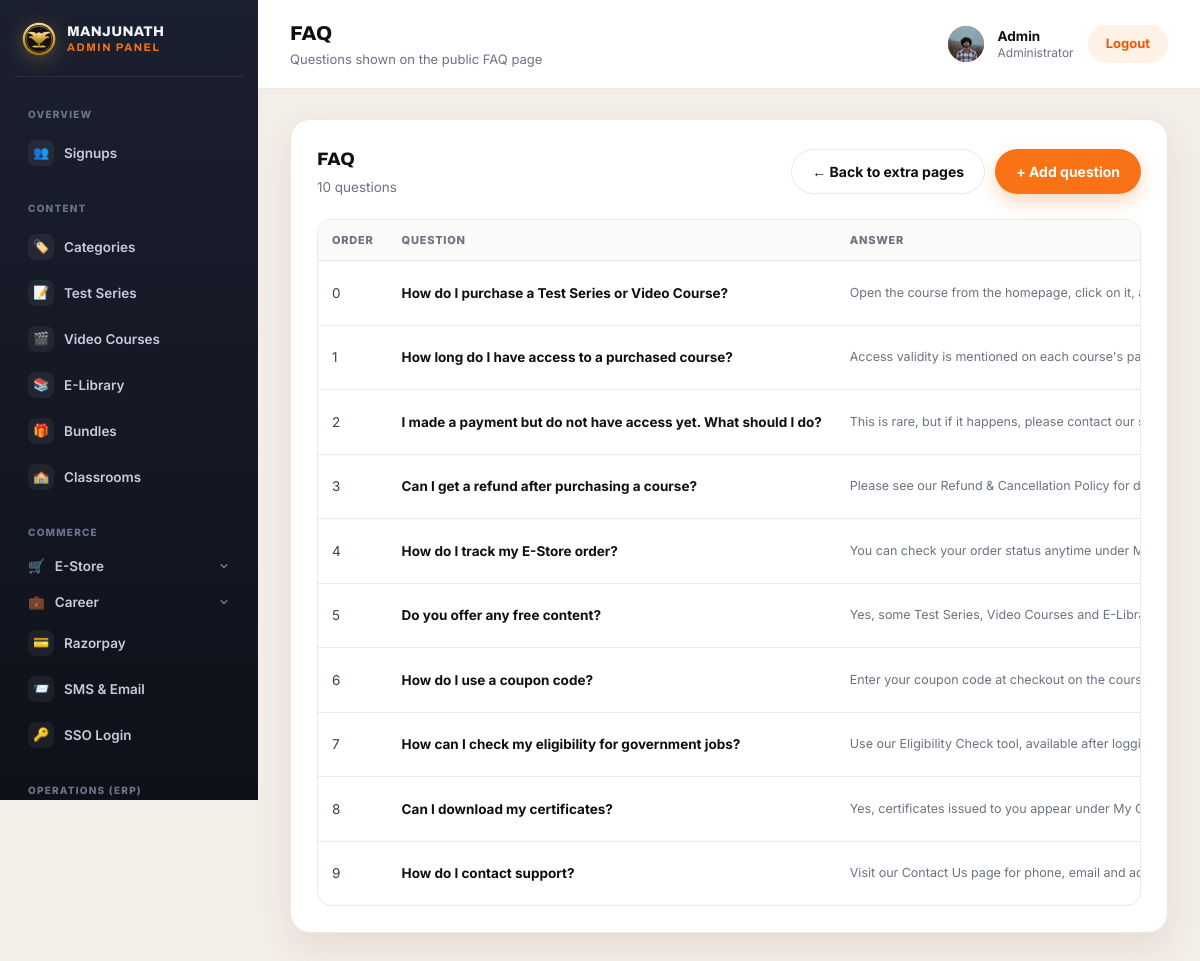
Page /panel/customization/faq/ (signed in) on the committed database.
### myapp/models.py (models this page shows, shortened)
class CustomUser(AbstractBaseUser, PermissionsMixin):
    GENDER_CHOICES = [
        ('male', 'Male'),
        ('female', 'Female'),
        ('other', 'Other'),
    ]
    name = models.CharField(max_length=150)
    email = models.EmailField(unique=True)
    number = models.CharField(max_length=15)
    age = models.PositiveIntegerField(null=True, blank=True)
    gender = models.CharField(max_length=10, choices=GENDER_CHOICES, blank=True)
    state = models.CharField(max_length=100, blank=True)
    city = models.CharField(max_length=100, blank=True)
    profile_picture = models.ImageField(upload_to='profile_pictures/', blank=True, null=True)
    is_active = models.BooleanField(default=True)
    is_staff = models.BooleanField(default=False)
    date_joined = models.DateTimeField(auto_now_add=True)
    objects = CustomUserManager()
    USERNAME_FIELD = 'email'
    REQUIRED_FIELDS = ['name', 'number']

class FAQItem(models.Model):
    question = models.CharField(max_length=255)
    answer = models.TextField()
    order = models.PositiveIntegerField(default=0, help_text='Lower numbers show first')
    is_active = models.BooleanField(default=True)
    created_at = models.DateTimeField(auto_now_add=True)
    class Meta:
        ordering = ['order', 'id']

### myapp/views.py (the view)
# urls.py: path('panel/customization/faq/', views.panel_faq_list, name='panel_faq_list'),
@login_required(login_url='login')
@user_passes_test(_is_staff, login_url='login')
def panel_faq_list(request):
    faqs = FAQItem.objects.all()
    return render(request, 'myapp/panel/faq_list.html', {'faqs': faqs})

### myapp/context_processors.py (called while the page is built)
def site_settings(request):
    return {
        'site_settings': SiteSettings.load(),
        'top_notifications': Notification.objects.filter(is_active=True),
        'chatbot_settings': ChatbotSettings.load(),
        'chatbot_questions': ChatbotQuestion.objects.filter(is_active=True),
        'hero': HeroSection.load(),
        'daily_current_card': DailyUpdateCard.load(DailyUpdateCard.CURRENT_AFFAIRS),
        'daily_news_card': DailyUpdateCard.load(DailyUpdateCard.DAILY_NEWS),
        'pwa_settings': PWASettings.load(),
        'sso_settings': SSOSettings.load(),
    }

### myapp/models.py (called while the page is built)
    @classmethod
    def load(cls):
        obj, _ = cls.objects.get_or_create(pk=1)
        return obj

    @classmethod
    def load(cls):
        obj, _ = cls.objects.get_or_create(pk=1)
        return obj

    @classmethod
    def load(cls):
        obj, _ = cls.objects.get_or_create(pk=1)
        return obj

    @classmethod
    def load(cls, key):
        obj, _ = cls.objects.get_or_create(key=key, defaults={'key': key, **cls.DEFAULTS[key]})
        return obj

    @classmethod
    def load(cls):
        obj, _ = cls.objects.get_or_create(pk=1)
        return obj

    @classmethod
    def load(cls):
        obj, _ = cls.objects.get_or_create(pk=1)
        return obj

### myapp/views.py (called while the page is built)
def _is_staff(user):
    return user.is_authenticated and user.is_staff

### myapp/templates/myapp/panel/faq_list.html (shortened to what this page needs)
{% extends "myapp/panel/base.html" %}
{% block page_title %}FAQ{% endblock %}
{% block page_sub %}Questions shown on the public FAQ page{% endblock %}
{% block content %}
<div class="panel-card">
  <div class="panel-card-head">
    <div>
      <h2>FAQ</h2>
      <p>{{ faqs|length }} question{{ faqs|length|pluralize }}</p>
    </div>
    <div style="display:flex;gap:10px">
      <a class="btn btn-ghost" href="{% url 'panel_extra_page_list' %}">← Back to extra pages</a>
      <a class="btn btn-primary" href="{% url 'panel_faq_add' %}">+ Add question</a>
    </div>
  </div>
  {% if faqs %}
    <div class="panel-table-wrap">
      <table class="panel-table">
        <thead>
          <tr>
            <th>Order</th>
            <th>Question</th>
            <th>Answer</th>
          </tr>
        </thead>
        <tbody>
          {% for faq in faqs %}
          <tr>
            <td>{{ faq.order }}</td>
            <td><div class="gallery-title-text">{{ faq.question }}</div></td>
            <td><div class="faq-answer-preview">{{ faq.answer|truncatechars:90 }}</div></td>
          </tr>
          {% endfor %}
        </tbody>
      </table>
    </div>
  {% else %}
    <p class="panel-empty"><span class="panel-empty-ico">❓</span>No FAQs yet.</p>
  {% endif %}
</div>
{% endblock %}

### myapp/templates/myapp/panel/base.html (shortened to what this page needs)
<!DOCTYPE html>
<html lang="en">
<head>
</head>
<body>
<div class="panel-shell">
  <aside class="panel-sidebar">
    <div class="panel-brand">
      <span class="panel-crest" aria-hidden="true">
      </span>
      <span class="panel-brand-text"><span>MANJUNATH</span><span>Admin Panel</span></span>
    </div>
    <nav class="panel-nav">
      <p class="panel-nav-label">Overview</p>
      <a class="{% block nav_signups %}{% endblock %}" href="{% url 'panel_signups' %}">
        <span class="panel-nav-ico">👥</span> Signups
      </a>
      <p class="panel-nav-label">Content</p>
      <a class="{% block nav_categories %}{% endblock %}" href="{% url 'panel_category_list' %}">
        <span class="panel-nav-ico">🏷️</span> Categories
      </a>
      <a class="{% if course_type == 'test_series' %}is-active{% endif %}" href="{% url 'panel_course_list' 'test_series' %}">
        <span class="panel-nav-ico">📝</span> Test Series
      </a>
      <a class="{% if course_type == 'video_course' %}is-active{% endif %}" href="{% url 'panel_course_list' 'video_course' %}">
        <span class="panel-nav-ico">🎬</span> Video Courses
      </a>
      <a class="{% if course_type == 'elibrary' %}is-active{% endif %}" href="{% url 'panel_course_list' 'elibrary' %}">
        <span class="panel-nav-ico">📚</span> E-Library
      </a>
      <a class="{% block nav_bundles %}{% endblock %}" href="{% url 'panel_bundle_list' %}">
        <span class="panel-nav-ico">🎁</span> Bundles
      </a>
      <a class="{% block nav_classrooms %}{% endblock %}" href="{% url 'panel_classroom_list' %}">
        <span class="panel-nav-ico">🏫</span> Classrooms
      </a>
      <p class="panel-nav-label">Commerce</p>
      <div class="panel-nav-group {% block nav_store_open %}{% endblock %}">
        <button type="button" class="panel-nav-group-toggle {% block nav_store %}{% endblock %}">
          <span class="panel-nav-ico">🛒</span> E-Store
          <svg class="panel-nav-group-caret" viewBox="0 0 24 24" width="12" height="12" aria-hidden="true"><path d="m6 9 6 6 6-6" fill="none" stroke="currentColor" stroke-width="2.2" stroke-linecap="round" stroke-linejoin="round"/></svg>
        </button>
      </div>
      <div class="panel-nav-group {% block nav_career_open %}{% endblock %}">
        <button type="button" class="panel-nav-group-toggle {% block nav_career %}{% endblock %}">
          <span class="panel-nav-ico">💼</span> Career
          <svg class="panel-nav-group-caret" viewBox="0 0 24 24" width="12" height="12" aria-hidden="true"><path d="m6 9 6 6 6-6" fill="none" stroke="currentColor" stroke-width="2.2" stroke-linecap="round" stroke-linejoin="round"/></svg>
        </button>
      </div>
      <a class="{% block nav_razorpay %}{% endblock %}" href="{% url 'panel_razorpay_settings' %}">
        <span class="panel-nav-ico">💳</span> Razorpay
      </a>
      <a class="{% block nav_sms_email %}{% endblock %}" href="{% url 'panel_notification_provider_settings' %}">
        <span class="panel-nav-ico">📨</span> SMS &amp; Email
      </a>
      <a class="{% block nav_sso %}{% endblock %}" href="{% url 'panel_sso_settings' %}">
        <span class="panel-nav-ico">🔑</span> SSO Login
      </a>
      <p class="panel-nav-label">Operations (ERP)</p>
    </nav>
  </aside>
  <div class="panel-main">
    <header class="panel-topbar">
      <div id="panelPageTitle">
        <h1>{% block page_title %}Admin Panel{% endblock %}</h1>
        <p class="panel-topbar-sub">{% block page_sub %}{% endblock %}</p>
      </div>
      <div class="panel-user">
        {% if user.profile_picture %}
          <img class="panel-user-avatar" src="{{ user.profile_picture.url }}" alt="">
        {% else %}
          <span class="panel-user-avatar">{{ user.name|default:user.email|first|upper }}</span>
        {% endif %}
        <span class="panel-user-info">
          <strong>{{ user.name|default:user.email }}</strong>
          <span>Administrator</span>
        </span>
        <a class="panel-logout" href="{% url 'logout' %}">Logout</a>
      </div>
    </header>
    <main class="panel-content" id="panelContent">
      {% block content %}{% endblock %}
    </main>
  </div>
</div>
</body>
</html>

### rows in the picture
CustomUser: profile_picture (picture), name "Admin"
FAQItem: order "0", question "How do I purchase a Test Series or Video Course?", answer "Open the course from the homepage, click on it,…"
FAQItem: order "1", question "How long do I have access to a purchased course?", answer "Access validity is mentioned on each course's…"
FAQItem: order "2", question "I made a payment but do not have access yet. What should I do?", answer "This is rare, but if it happens, please contact our…"
FAQItem: order "3", question "Can I get a refund after purchasing a course?", answer "Please see our Refund & Cancellation Policy for…"
FAQItem: order "4", question "How do I track my E-Store order?", answer "You can check your order status anytime under…"
FAQItem: order "5", question "Do you offer any free content?", answer "Yes, some Test Series, Video Courses and…"
FAQItem: order "6", question "How do I use a coupon code?", answer "Enter your coupon code at checkout on the…"
FAQItem: order "7", question "How can I check my eligibility for government jobs?", answer "Use our Eligibility Check tool, available after…"
FAQItem: order "8", question "Can I download my certificates?", answer "Yes, certificates issued to you appear under My…"
FAQItem: order "9", question "How do I contact support?", answer "Visit our Contact Us page for phone, email and…"

### other values in the picture
{{ faqs|length }} "10"
